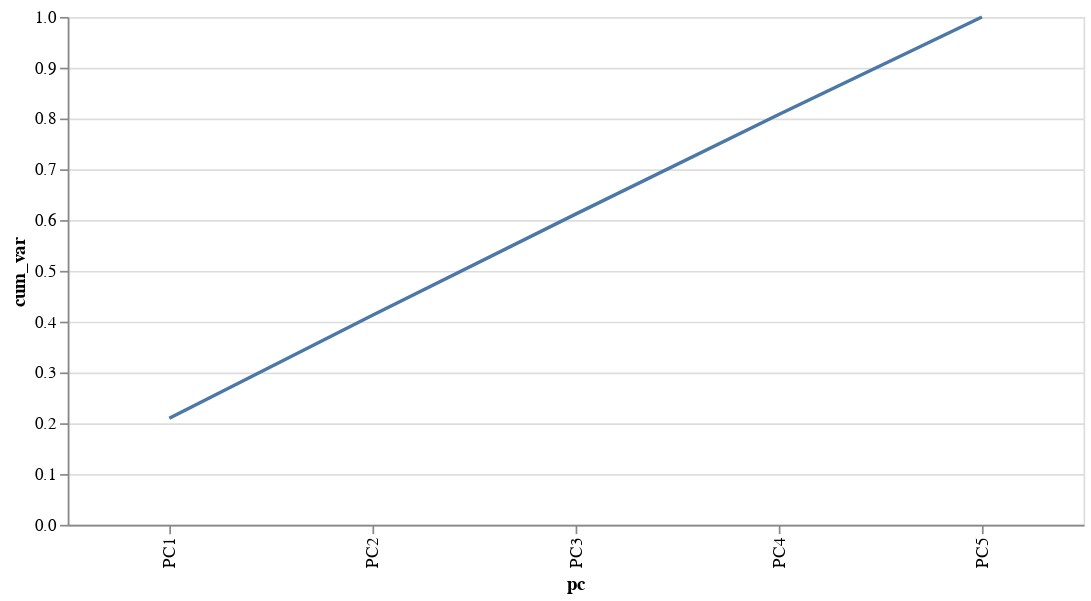

This figure's notebook cell:
### Markdown cell above
### Visualize the cumulative explained variance:

### Code cell
import altair as alt
alt.Chart(pc_df).mark_line().transform_window(cum_var = 'sum(exp_variance)').encode(
    x=alt.X('pc:N', sort = list(X.columns)),
    y = 'cum_var:Q'
).properties(width=600)

### Figure 1 — Vega-Lite specification as saved in the notebook (floating-point values rounded to 4 significant figures)
{"config": {"view": {"continuousWidth": 300, "continuousHeight": 300}}, "data": {"name": "data-f40fee3909e9fadfe87ed4ab42d85daf"}, "mark": {"type": "line"}, "encoding": {"x": {"field": "pc", "sort": ["StockCode", "Description", "Quantity", "UnitPrice", "Country"], "type": "nominal"}, "y": {"field": "cum_var", "type": "quantitative"}}, "transform": [{"window": [{"op": "sum", "field": "exp_variance", "as": "cum_var"}]}], "width": 600, "$schema": "https://vega.github.io/schema/vega-lite/v5.20.1.json", "datasets": {"data-f40fee3909e9fadfe87ed4ab42d85daf": [{"pc": "PC1", "exp_variance": 0.21}, {"pc": "PC2", "exp_variance": 0.2025}, {"pc": "PC3", "exp_variance": 0.1993}, {"pc": "PC4", "exp_variance": 0.1961}, {"pc": "PC5", "exp_variance": 0.1922}]}}
